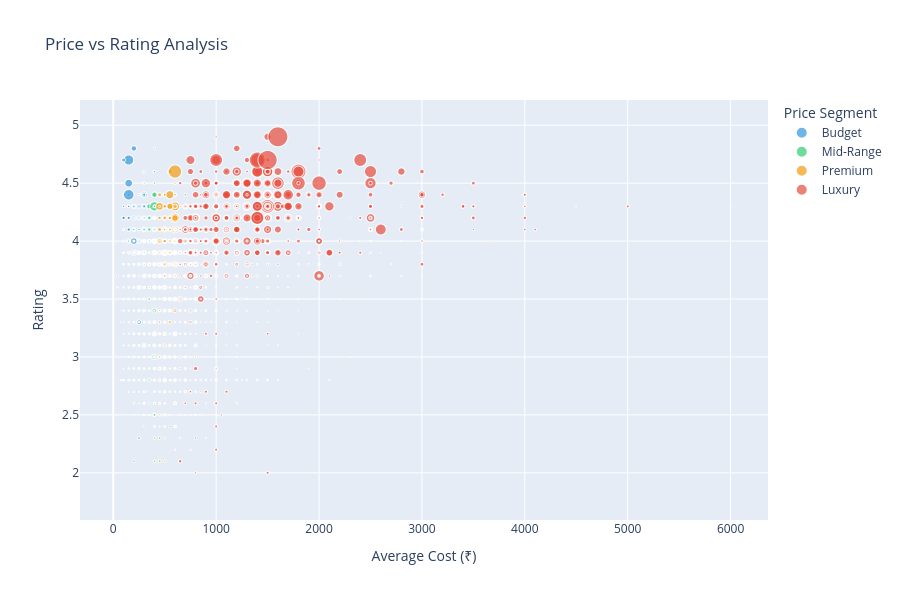

Notebook code cell kept with this figure:
### Code cell
# 3. Price vs Rating Relationship
fig = px.scatter(
    df,
    x='avg_cost',
    y='rating',
    color='price_segment',
    size='num_ratings',
    hover_name='restaurant_name',
    title='Price vs Rating Analysis',
    labels={'avg_cost': 'Average Cost (₹)', 'rating': 'Rating', 'price_segment': 'Price Segment'},
    color_discrete_map={'Budget': '#3498db', 'Mid-Range': '#2ecc71', 'Premium': '#f39c12', 'Luxury': '#e74c3c'}
)

fig.update_layout(height=600)
fig.show()

corr = df['avg_cost'].corr(df['rating'])
print(f"\nCorrelation between Price and Rating: {corr:.3f}")

### Figure 1 — Plotly figure (JSON) as saved in the notebook; plotly's stock layout.template omitted (floating-point values rounded to 4 significant figures; data arrays with more than 128 entries replaced by an {"elided": "..."} marker saying what was removed)
{"data": [{"hovertemplate": "<b>%{hovertext}</b><br><br>Price Segment=Budget<br>Average Cost (₹)=%{x}<br>Rating=%{y}<br>num_ratings=%{marker.size}<extra></extra>", "hovertext": {"elided": "2708 str values"}, "legendgroup": "Budget", "marker": {"color": "#3498db", "size": {"elided": "2708 int values"}, "sizemode": "area", "sizeref": 40.86, "symbol": "circle"}, "mode": "markers", "name": "Budget", "showlegend": true, "type": "scattergl", "x": {"elided": "2708 int values"}, "xaxis": "x", "y": {"elided": "2708 float values"}, "yaxis": "y"}, {"hovertemplate": "<b>%{hovertext}</b><br><br>Price Segment=Mid-Range<br>Average Cost (₹)=%{x}<br>Rating=%{y}<br>num_ratings=%{marker.size}<extra></extra>", "hovertext": {"elided": "1254 str values"}, "legendgroup": "Mid-Range", "marker": {"color": "#2ecc71", "size": {"elided": "1254 int values"}, "sizemode": "area", "sizeref": 40.86, "symbol": "circle"}, "mode": "markers", "name": "Mid-Range", "showlegend": true, "type": "scattergl", "x": {"elided": "1254 int values"}, "xaxis": "x", "y": {"elided": "1254 float values"}, "yaxis": "y"}, {"hovertemplate": "<b>%{hovertext}</b><br><br>Price Segment=Premium<br>Average Cost (₹)=%{x}<br>Rating=%{y}<br>num_ratings=%{marker.size}<extra></extra>", "hovertext": {"elided": "1453 str values"}, "legendgroup": "Premium", "marker": {"color": "#f39c12", "size": {"elided": "1453 int values"}, "sizemode": "area", "sizeref": 40.86, "symbol": "circle"}, "mode": "markers", "name": "Premium", "showlegend": true, "type": "scattergl", "x": {"elided": "1453 int values"}, "xaxis": "x", "y": {"elided": "1453 float values"}, "yaxis": "y"}, {"hovertemplate": "<b>%{hovertext}</b><br><br>Price Segment=Luxury<br>Average Cost (₹)=%{x}<br>Rating=%{y}<br>num_ratings=%{marker.size}<extra></extra>", "hovertext": {"elided": "1690 str values"}, "legendgroup": "Luxury", "marker": {"color": "#e74c3c", "size": {"elided": "1690 int values"}, "sizemode": "area", "sizeref": 40.86, "symbol": "circle"}, "mode": "markers", "name": "Luxury", "showlegend": true, "type": "scattergl", "x": {"elided": "1690 int values"}, "xaxis": "x", "y": {"elided": "1690 float values"}, "yaxis": "y"}], "layout": {"height": 600, "legend": {"itemsizing": "constant", "title": {"text": "Price Segment"}, "tracegroupgap": 0}, "title": {"text": "Price vs Rating Analysis"}, "xaxis": {"anchor": "y", "domain": [0, 1], "title": {"text": "Average Cost (₹)"}}, "yaxis": {"anchor": "x", "domain": [0, 1], "title": {"text": "Rating"}}}}
